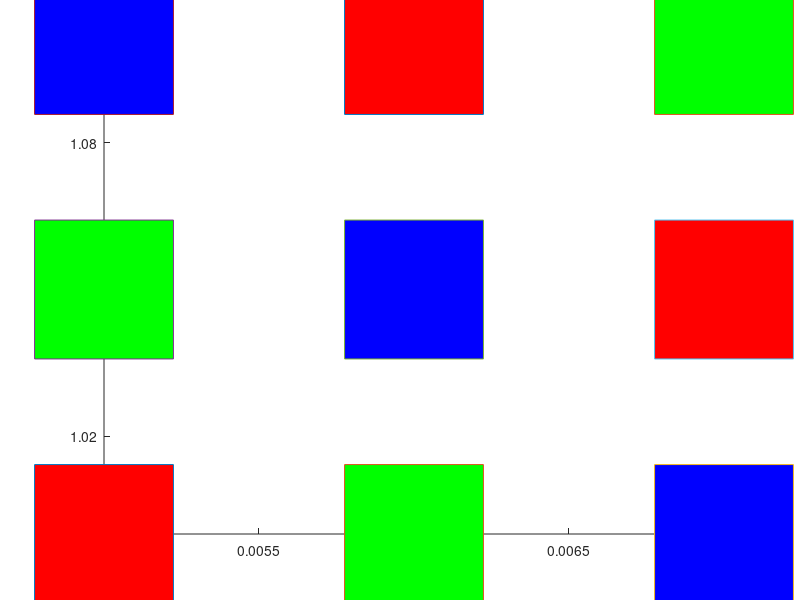
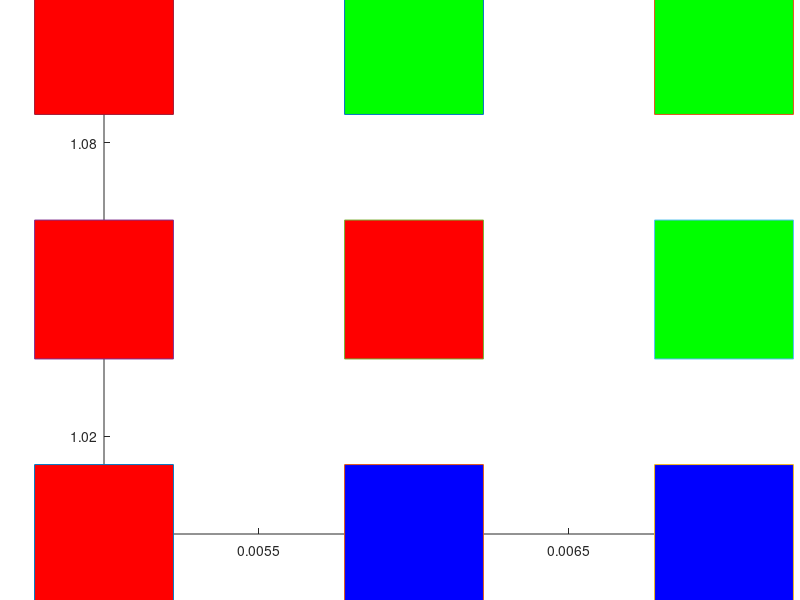

Reproduce these figures in MATLAB, in order.
clc;
clear;
T=100;
rd=2;
sigma_initial=0.05;
alpha_initial=0.9;
number_of_vectors=9;
number_of_neuorn_inputs=27;
neighbour_radius_initial=number_of_vectors/2;

%{
    for v=1:9 %number of input neuorns 
       for x=1:3
       l=input('x ');
        I(x,v)=l;
        
       end
       
end

disp(I)
%}
%%
% * * *BOLD TEXT* * *
    

     I=[1 0 0 0 0 1 0 1 0; 0 1 0 1 0 0 0 0 1;0 0 1 0 1 0 1 0 0 ];
figure(1);
title('before clustering');
hold on;

plot(0.005,1,'-s','MarkerSize',100,...
    'MarkerFaceColor',[ I(1,1) I(2,1) I(3,1)]);

plot(0.006,1,'-s','MarkerSize',100,...
    'MarkerFaceColor',[I(1,2) I(2,2) I(3,2)]);

plot(0.007,1,'-s','MarkerSize',100,...
    'MarkerFaceColor',[I(1,3) I(2,3) I(3,3)]);

plot(0.005,1.05,'-s','MarkerSize',100,...
    'MarkerFaceColor',[I(1,4) I(2,4) I(3,4)]);

plot(0.006,1.05,'-s','MarkerSize',100,...
    'MarkerFaceColor',[I(1,5) I(2,5) I(3,5)]);

plot(0.007,1.05,'-s','MarkerSize',100,...
    'MarkerFaceColor',[I(1,6) I(2,6) I(3,6)]);

plot(0.005,1.1,'-s','MarkerSize',100,...
    'MarkerFaceColor',[I(1,7) I(2,7) I(3,7)]);

plot(0.006,1.1,'-s','MarkerSize',100,...
    'MarkerFaceColor',[I(1,8) I(2,8) I(3,8)]);

plot(0.007,1.1,'-s','MarkerSize',100,...
    'MarkerFaceColor',[I(1,9) I(2,9) I(3,9)]);
 
hold off;

    

    R=[0.1 0.5 0.9;0.5 0.2 0.7;0.2 0.9 0.5];
    G=[0.4 0.8 0.8; 0.3 0.7 0.6;0.5 0.3 0.3];
    B=[0.7 0.4 0.2; 0.8 0.5 0.1;0.9 0.3 0.4];
    
    
    
for t=1:T
    alpha=alpha_initial*exp((1-t)/T);
    sigma=sigma_initial*exp((1-t)/(T/log(sigma_initial)));
    max_neighbour_radius=round(neighbour_radius_initial*exp((1-t)/(T/log(neighbour_radius_initial))));
   
    for n=1:9
        for i=1:3
            for j=1:3
                D(i,j)=sqrt((I(1,n)-R(i,j))^2+(I(2,n)-G(i,j))^2+(I(3,n)-B(i,j))^2);
                
            end
        end
        disp('this is differences matrix');
        disp(D);
        min=D(1,1);
        for i=1:3
            for j=1:3
                if(j+1==4)
                      if ((D(i,j)<=D(i,j-1)) && (D(i,j)<=min))
                          min=D(i,j);
                          m=i;
                          c=j;
                          
                      end
                
                elseif ((j-1>=1))
                 if ((D(i,j)<=D(i,j-1)) && (D(i,j)<=min) && (D(i,j)<=D(i,j+1)))
                          min=D(i,j);
                          m=i;
                          c=j;
                          
                 end
                elseif ((i-1>=1))
                     if ((D(i,j)<=D(i,j+1)) && (D(i,j)<=min) && (D(i,j)<=D(i-1,j)))
                          min=D(i,j);
                          m=i;
                          c=j;
                          
                      end
            end 
                  end
        end
        
          % update the winning neuron
       % e_factor = exp(-((m-m).^2+(c-c).^2)/2*sigma);
       R(m,c)=R(m,c)+alpha*(I(1,n)-R(m,c));
       G(m,c)=G(m,c)+alpha*(I(2,n)-G(m,c));
       B(m,c)=B(m,c)+alpha*(I(3,n)-B(m,c));
       
        % update the neighbour neurons
       for neighbour_radius=1:1:max_neighbour_radius
            jj1=m - neighbour_radius;
            jj2=c;
            if (jj1>=1) % to stay in the matrix
                e_factor = exp(-((m-jj1).^2+(c-jj2).^2)/2*sigma^2);
                R(jj1,jj2)=R(jj1,jj2) + alpha * e_factor * (I(1,n)-R(jj1,jj2));
                G(jj1,jj2)=G(jj1,jj2) + alpha * e_factor * (I(2,n)-G(jj1,jj2));
                B(jj1,jj2)=B(jj1,jj2) + alpha * e_factor * (I(3,n)-B(jj1,jj2));
            end
            jj1=m + neighbour_radius;
            jj2=c;
            if (jj1<=3) % to stay in the matrix
                e_factor = exp(-((m-jj1).^2+(c-jj2).^2)/2*sigma^2);
                  R(jj1,jj2)=R(jj1,jj2) + alpha * e_factor * (I(1,n)-R(jj1,jj2));
                G(jj1,jj2)=G(jj1,jj2) + alpha * e_factor * (I(2,n)-G(jj1,jj2));
                B(jj1,jj2)=B(jj1,jj2) + alpha * e_factor * (I(3,n)-B(jj1,jj2));
            end
            jj1=m;
            jj2=c - neighbour_radius;
            if (jj2>=1) % to stay in the matrix
              e_factor = exp(-((m-jj1).^2+(c-jj2).^2)/2*sigma^2);
                 R(jj1,jj2)=R(jj1,jj2) + alpha * e_factor * (I(1,n)-R(jj1,jj2));
                G(jj1,jj2)=G(jj1,jj2) + alpha * e_factor * (I(2,n)-G(jj1,jj2));
                B(jj1,jj2)=B(jj1,jj2) + alpha * e_factor * (I(3,n)-B(jj1,jj2));
            end
            jj1=m;
            jj2=c + neighbour_radius;
            if (jj2<=3) % to stay in the matrix
                e_factor = exp(-((m-jj1).^2+(c-jj2).^2)/2*sigma^2);
                 R(jj1,jj2)=R(jj1,jj2) + alpha * e_factor * (I(1,n)-R(jj1,jj2));
                G(jj1,jj2)=G(jj1,jj2) + alpha * e_factor * (I(2,n)-G(jj1,jj2));
                B(jj1,jj2)=B(jj1,jj2) + alpha * e_factor * (I(3,n)-B(jj1,jj2));
            end
       end 
       

    end
   
end
disp(D);
  disp(I);

disp('this is red');
disp(R);
disp('this is G');
disp(G);
disp('this is B');
disp(B);
 RED=round(R);
GREEN=round(G);
BLUE=round(B);
disp(RED);
disp(GREEN);
disp(BLUE);
        figure(2);
title('after clusering');
hold on;

plot(0.005,1,'-s','MarkerSize',100,...
    'MarkerFaceColor',[ RED(1,1) GREEN(1,1) BLUE(1,1)]);

plot(0.006,1,'-s','MarkerSize',100,...
    'MarkerFaceColor',[RED(1,2) GREEN(1,2) BLUE(1,2)]);

plot(0.007,1,'-s','MarkerSize',100,...
    'MarkerFaceColor',[RED(1,3) GREEN(1,3) BLUE(1,3)]);

plot(0.005,1.05,'-s','MarkerSize',100,...
    'MarkerFaceColor',[RED(2,1) GREEN(2,1) BLUE(2,1)]);

plot(0.006,1.05,'-s','MarkerSize',100,...
    'MarkerFaceColor',[RED(2,2) GREEN(2,2) BLUE(2,2)]);

plot(0.007,1.05,'-s','MarkerSize',100,...
    'MarkerFaceColor',[RED(2,3) GREEN(2,3) BLUE(2,3)]);

plot(0.005,1.1,'-s','MarkerSize',100,...
    'MarkerFaceColor',[RED(3,1) GREEN(3,1) BLUE(3,1)]);

plot(0.006,1.1,'-s','MarkerSize',100,...
    'MarkerFaceColor',[RED(3,2) GREEN(3,2) BLUE(3,2)]);

plot(0.007,1.1,'-s','MarkerSize',100,...
    'MarkerFaceColor',[RED(3,3) GREEN(3,3) BLUE(3,3)]);
 
hold off;

